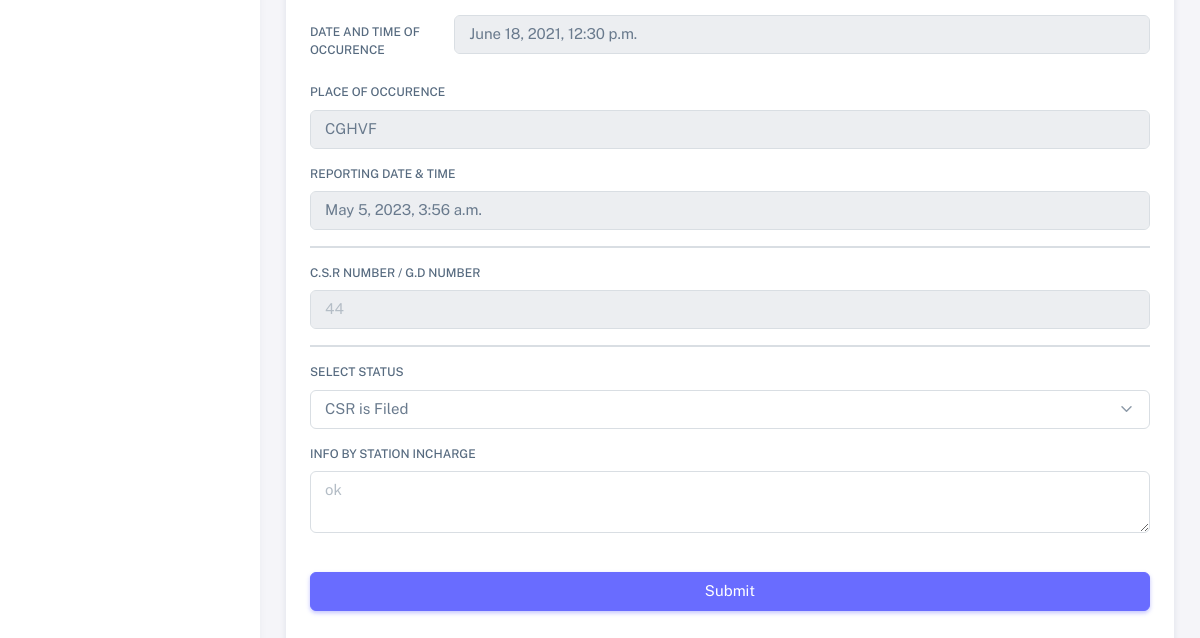
/manage_csr/11/ (lower part), run on an earlier commit of the app's database.
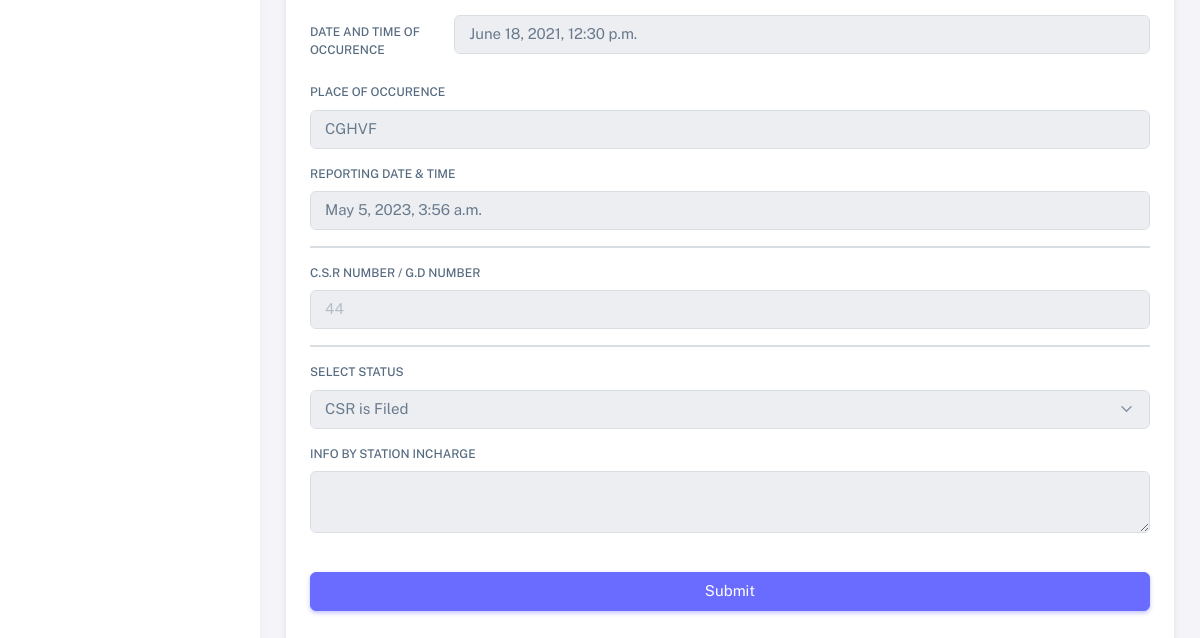
And on a later commit of the database.
### complaints/models.py (models this page shows, shortened)
class csr_master(models.Model):
    status_choices = (
        ('CSR is Filed', 'CSR is Filed'),
        ('Completed', 'Completed'),
    )
    csr_id = models.AutoField(primary_key=True,unique=True)
    csr_no = models.CharField(max_length=150,null=False,blank=False,unique=True)
    complainant_name = models.CharField(max_length=150,null=False,blank=False)
    complainant_gender = models.CharField(max_length=6,)
    complainant_contact_no = models.IntegerField(null=False, blank=False)
    complainant_email = models.EmailField(gettext_lazy('Email Address'),null=False, blank=False)
    complainant_dob = models.DateField()
    complainant_address = models.TextField(null=False,blank=False)
    complainant_state_name = models.ForeignKey(state_master,to_field='state_name', null=False, blank=False,on_delete=models.PROTECT,related_name="complainant's_state+")
    complainant_state_id = models.IntegerField(null=True, blank=True)
    complainant_district_name = models.ForeignKey(district_master,to_field='district_name', null=False, blank=False,on_delete=models.PROTECT,related_name="complainant's_district+")
    complainant_district_id = models.IntegerField(null=True, blank=True)
    complainant_pin_code = models.IntegerField(null=False,blank=False)
    state_name = models.ForeignKey(state_master,to_field='state_name',null=False,blank=False,on_delete=models.PROTECT,related_name="complaint_in_state+")
    state_id = models.IntegerField(null=True, blank=True)
    district_name = models.ForeignKey(district_master,to_field='district_name',null=False,blank=False,on_delete=models.PROTECT,related_name="complaint_in_district+")
    district_id = models.IntegerField(null=True, blank=True)
    station_name = models.ForeignKey(police_station_master,to_field='station_name',null=False,blank=False,on_delete=models.PROTECT,related_name="complainant_in_police_station+")
    station_id  = models.IntegerField(null=True, blank=True)
    status = models.CharField(max_length=20,choices=status_choices,default="CSR in progress")
    crime_category = models.ForeignKey(crime_category_master,to_field='crime_category_name',null=False, blank=False,on_delete=models.PROTECT)
    other_crime_category = models.CharField(max_length=150,null=True, blank=True)
    subject = models.CharField(max_length=500,null=False,blank=False)
    ncr_detailed_description = models.TextField(max_length=10000,null=False,blank=False)
    delay_reason = models.TextField(max_length=1000,null=True,blank=True)
    datetime_of_occurence = models.DateTimeField(null=False,blank=False)
    place_of_occurence = models.CharField(max_length=150, null=True, blank=True)
    evidence_image = models.ImageField(null=True, blank=True, upload_to="complaint images/")
    info_by_station_incharge = models.TextField(null=True, blank=True,default="")
    created_at = models.DateTimeField(auto_now=True, null=True, blank=True)
    updated_at = models.DateTimeField(default=timezone.now,null=True,blank=True)
    reporting_date_time = models.DateTimeField(null=True, blank=True)
    class Meta:
        verbose_name_plural = "CSRs"

### ocrs/views.py (the view, shortened to what this page needs)
# urls.py: path('manage_csr/<int:csr_id>/', views.manage_csr, name='manage_csr'),
def manage_csr(request,csr_id):
    print(csr_id)
    csr = csr_master.objects.get(csr_id=csr_id)
    has_image = csr.evidence_image
    context = {
        'csr':csr,
        'csr_id': csr_id,
        'has_image': has_image
    }
    return render(request,'manage_csr.html',context)

### complaints/models.py (called while the page is built)
    def __str__(self):
        return self.state_name

    def __str__(self):
        return self.district_name

    def __str__(self):
        return self.station_name

    def __str__(self):
        return self.crime_category_name

### templates/manage_csr.html (shortened to what this page needs)
{% extends 'police_incharge_sidebar.html' %}
{% block manage_csr %}
<div class="row">
    <div class="col-xl">
        <div class="card mb-4">
            <div class="card-body">
                <form action="" method="POST" enctype="multipart/form-data">
                        <br>
                    <div class="mb-3 row">
                        <label for="html5-datetime-local-input" class="col-md-2 col-form-label">Date and Time of
                            Occurence</label>
                        <div class="col-md-10">
                            <input readonly value="{{csr.datetime_of_occurence}}"
                                placeholder="{{csr.datetime_of_occurence}}" class="white-placeholder form-control"
                                name="date_time_of_occurence" type="text" id="html5-datetime-local-input" />
                        </div>
                    </div>
                    <div class="mb-3">
                        <label class="form-label" for="basic-default-company">Place of Occurence</label>
                        <input type="text" value="{{csr.place_of_occurence}}" placeholder="{{csr.place_of_occurence}}"
                            readonly name="place_of_occurence" class="white-placeholder form-control"
                            id="basic-default-company" />
                    </div>
                    <div class="mb-3 ">
                        <label for="html5-date-input" class="form-label">Reporting Date & Time</label>
                        <input readonly value="{{csr.reporting_date_time}}" placeholder="{{csr.reporting_date_time}}"
                            class="white-placeholder form-control" name="dob" type="text" id="html5-date-input" />
                    </div>
                    <hr size="4">
                    <div class="mb-3 csr_hide">
                        <label class="form-label" for="basic-default-company">C.S.R NUMBER / G.D NUMBER</label>
                        <input type="text" readonly name="csr_no" class="form-control" id="basic-default-company"
                            placeholder="{{csr.csr_no}}" />
                    </div>
                    <hr size="4">
                    <div class="mb-3">
                        <label for="exampleFormControlSelect1" class="form-label">Select Status</label>
                        <select {% if csr.status == "Completed" %} disabled {% endif %} name="status" class="form-select" id="exampleFormControlSelect1" aria-label="Default select example">
                            <option value="CSR is Filed" selected>CSR is Filed</option>
                        </select>
                    </div>
                    <div class="mb-3 csr_hide" id="info_by_si">
                        <label class="form-label" for="basic-default-message">Info By Station Incharge</label>
                        <textarea {% if csr.status == "Completed" %} readonly {% endif %} id="basic-default-message" name="info_by_incharge" class="form-control"
                            placeholder="{{csr.info_by_station_incharge}}"></textarea>
                    </div>
                    <br>
                    <button type="submit" style="width: 100%;" id="submit" class="btn btn-primary">Submit</button>
                </form>
            </div>
        </div>
    </div>
</div>
</div>
{% endblock %}

What changed in the data, as far as the page shows it:
changed csr_master "CGHVF": info_by_incharge "ok" → (not shown)
